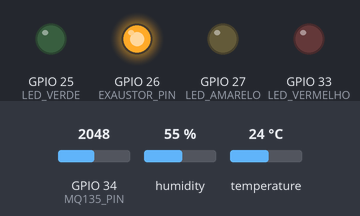
The sketch below on a simulated ESP32-S3. Parts: output pins drawn as LEDs (lit = HIGH). The inputs (shaded band) are chosen by the test bench; at power-on: GPIO 34 (MQ135_PIN) = 2048, humidity 55 %, temperature 24 °C (analog values on the 0–4095 scale). WiFi joins after 1.5 s; servers stay silent unless stated; uploads are accepted with an empty reply; what the sketch prints to the serial monitor is not drawn.

Above: at 3.7 s.
3.8 s: GPIO 34 (MQ135_PIN) set to 2763
12.5 s: GPIO 34 (MQ135_PIN) set to 2840
At 20.6 s:
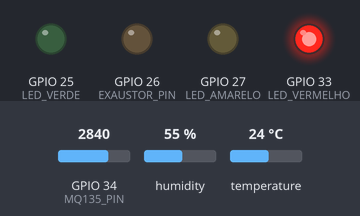
21.5 s: GPIO 34 (MQ135_PIN) set to 2760
At 30.6 s:
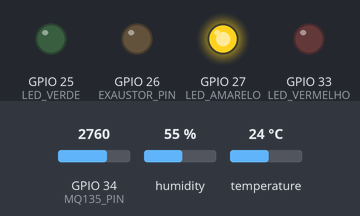
31.5 s: GPIO 34 (MQ135_PIN) set to 2866
At 40.6 s:
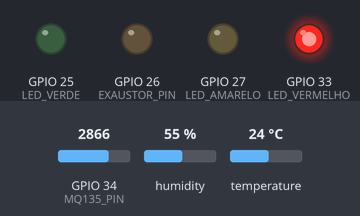
Timing chart, 0 to 42.1 s (numbered marks = the images above; inputs shaded):
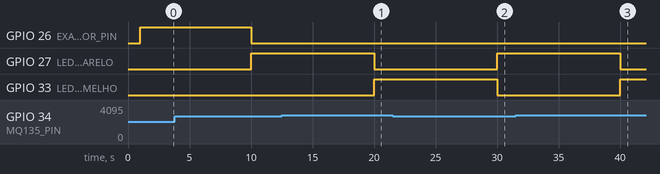

The sketch:

ecofluxo_esp32.ino
```cpp
/*
  ==========================================================
  PROJETO ECOFLUXO - Monitoramento de Gases de Chaminé
  ESP32 (Dev Module) + DHT11 + MQ-135 + LEDs + Exaustor 12V
  ==========================================================
  OBS: o projeto foi migrado do ESP32-S3 para um ESP32 "normal"
  (Dev Module / WROOM-32) depois que o pino 5V da placa S3 se
  mostrou danificado durante os testes (parava de alimentar
  módulos externos, embora o resto da placa funcionasse). No
  ESP32 normal, sensor e relé foram validados e funcionam.

  Envia leituras via HTTP POST (JSON) para um servidor
  Node.js/Express, que grava no MongoDB Atlas.

  O exaustor (ventoinha 12V, acionada por um módulo relé) liga
  automaticamente a partir do nível de ATENÇÃO (amarelo) e
  permanece ligado também no nível CRÍTICO (vermelho).

  ------------------------------------------------------------
  ACIONAMENTO DA VENTOINHA: módulo relé (lógica invertida)
  ------------------------------------------------------------
  Chegamos a testar um módulo L298N como alternativa (o relé
  tinha apresentado falhas no bloco de contatos de potência em
  testes anteriores), mas no teste físico final o relé voltou a
  funcionar normalmente acionando a ventoinha de 12V — só que com
  o sinal de controle INVERTIDO (o contato usado fecha com LOW e
  abre com HIGH, o oposto do "natural"). Por isso o projeto ficou
  com o relé, e a inversão foi resolvida em software (ver
  atualizarExaustor() mais abaixo), sem precisar mexer na fiação.

    VCC do relé -> 5V/VIN do ESP32
    GND do relé -> GND comum (junto com o preto da fonte ATX e o
                   GND do ESP32)
    IN1         -> GPIO26
    COM         -> fio amarelo (+12V) da fonte ATX ALL-550 TPW
    NA/NF       -> positivo da ventoinha (o contato validado no
                   teste físico)
    GND da fonte ATX e da ventoinha -> GND comum
  ------------------------------------------------------------

  ------------------------------------------------------------
  SENSOR DE GÁS: módulo "Flying Fish" com sensor MQ-135
  ------------------------------------------------------------
  Pinagem impressa na placa (da esquerda p/ direita): A0 D0 GND VCC

    VCC -> 3V3 do ESP32 (NÃO o pino 5V/VIN!)
    GND -> GND comum do ESP32
    D0  -> não utilizado neste projeto (saída digital com limiar
           fixo por um trimpot; não precisa calibrar, pois não
           está em uso)
    A0  -> ligado DIRETO no GPIO34, sem divisor de tensão

  Por que GPIO34: nesse ESP32 os pinos 34-39 são só de entrada,
  ideais para leitura analógica e sem conflito com o WiFi.

  Por que sem divisor: alimentando o VCC do sensor com 3,3V (em vez
  dos 5V "de manual"), a saída do A0 nunca ultrapassa 3,3V — que é
  o limite seguro do ADC do ESP32 — então dá pra ligar direto.
  A troca é que o aquecedor interno esquenta um pouco menos que
  com 5V, reduzindo a sensibilidade — mas como o projeto usa
  limiares calibrados na prática (e não ppm calibrado), isso não
  compromete o funcionamento.

  Os limites de GAS_LIMITE_ATENCAO/CRITICO abaixo são valores
  iniciais — recalibre observando o Serial Monitor com o sensor
  já aquecido (alguns minutos ligado) em ambiente normal.
  ------------------------------------------------------------

  OBS: o botão de emergência (GPIO4) foi retirado por enquanto pra
  isolar um problema de brownout (reset por queda de tensão) que
  apareceu depois de ligá-lo. Assim que o brownout for resolvido
  (movendo o VCC do relé para a fonte ATX em vez do 5V do ESP32),
  o botão pode voltar.
*/

#include <WiFi.h>
#include <WiFiClientSecure.h>
#include <HTTPClient.h>
#include <ArduinoJson.h>
#include <DHT.h>

// ---------------- CONFIGURAÇÃO WIFI ----------------
const char* WIFI_SSID     = "NOME_DA_SUA_REDE";
const char* WIFI_PASSWORD = "SENHA_DA_SUA_REDE";

// ---------------- CONFIGURAÇÃO DO SERVIDOR ----------------
// Backend hospedado no Render (HTTPS). Se algum dia for testar contra
// um servidor local na mesma rede, troque para http://IP_DO_PC:3000/api/dados
// (nesse caso o WiFiClientSecure/setInsecure() em enviarParaServidor()
// deixa de ser necessário, mas não atrapalha usar http.begin comum também).
const char* SERVER_URL = "https://ecofluxo.onrender.com/api/dados";

// ---------------- PINOS ----------------
#define DHTPIN      5     // Sensor DHT11
#define DHTTYPE     DHT11
#define MQ135_PIN   34    // Ligado direto no A0 do sensor (VCC do sensor em 3V3, ver nota acima)

#define LED_VERDE     25
#define LED_AMARELO   27
#define LED_VERMELHO  33

#define EXAUSTOR_PIN 26   // IN1 do módulo relé, que aciona a ventoinha 12V (lógica invertida)

// ---------------- LIMITES (ajustar após calibração) ----------------
// MQ-135: leitura bruta do ADC (0-4095, resolução 12 bits)
#define GAS_LIMITE_ATENCAO   1500   // acima disso = amarelo
#define GAS_LIMITE_CRITICO   2800   // acima disso = vermelho

#define TEMP_LIMITE_ATENCAO  40.0   // °C
#define TEMP_LIMITE_CRITICO  55.0   // °C

// Intervalo entre envios (ms)
const unsigned long INTERVALO_ENVIO = 10000; // 10 segundos

// ---------------- MÉDIA MÓVEL DO SENSOR DE GÁS ----------------
// Em vez de decidir o status com uma única leitura (que pode variar por
// ruído), guardamos as últimas N leituras e usamos a média. Isso evita
// que o status "pisque" entre níveis (ex: normal -> atencao -> normal)
// por causa de um pico isolado no ADC.
#define TAMANHO_MEDIA_MOVEL 8
int bufferGas[TAMANHO_MEDIA_MOVEL];
int indiceBufferGas = 0;
bool bufferGasCheio = false;

DHT dht(DHTPIN, DHTTYPE);
unsigned long ultimoEnvio = 0;

void setup() {
  Serial.begin(115200);
  delay(1000);

  pinMode(LED_VERDE, OUTPUT);
  pinMode(LED_AMARELO, OUTPUT);
  pinMode(LED_VERMELHO, OUTPUT);

  pinMode(EXAUSTOR_PIN, OUTPUT);
  digitalWrite(EXAUSTOR_PIN, HIGH); // exaustor começa desligado (lógica invertida, ver nota abaixo)

  dht.begin();
  analogReadResolution(12); // 0-4095

  // Pré-preenche o buffer da média móvel com a primeira leitura real,
  // pra não começar com zeros e distorcer a média nos primeiros ciclos.
  int leituraInicial = analogRead(MQ135_PIN);
  for (int i = 0; i < TAMANHO_MEDIA_MOVEL; i++) {
    bufferGas[i] = leituraInicial;
  }

  conectarWiFi();
}

void loop() {
  if (millis() - ultimoEnvio >= INTERVALO_ENVIO) {
    ultimoEnvio = millis();
    lerEEnviar();
  }
}

// Conecta ao WiFi. Retorna true se conseguiu, false se não (sem travar
// o ESP32 pra sempre nem reiniciar a placa).
bool conectarWiFi() {
  Serial.print("Conectando ao WiFi");
  WiFi.mode(WIFI_STA);
  WiFi.begin(WIFI_SSID, WIFI_PASSWORD);

  int tentativas = 0;
  while (WiFi.status() != WL_CONNECTED && tentativas < 30) {
    delay(500);
    Serial.print(".");
    tentativas++;
  }

  if (WiFi.status() == WL_CONNECTED) {
    Serial.println("\nWiFi conectado!");
    Serial.print("IP do ESP32: ");
    Serial.println(WiFi.localIP());
    return true;
  } else {
    Serial.println("\nNão foi possível conectar ao WiFi agora. Vou continuar");
    Serial.println("lendo os sensores e tentar reconectar sozinho no próximo ciclo.");
    return false;
  }
}

// Adiciona uma leitura ao buffer circular e retorna a média das últimas
// TAMANHO_MEDIA_MOVEL leituras (suaviza ruído do MQ-135).
int atualizarMediaMovelGas(int novaLeitura) {
  bufferGas[indiceBufferGas] = novaLeitura;
  indiceBufferGas = (indiceBufferGas + 1) % TAMANHO_MEDIA_MOVEL;
  if (indiceBufferGas == 0) bufferGasCheio = true;

  long soma = 0;
  int quantidade = bufferGasCheio ? TAMANHO_MEDIA_MOVEL : indiceBufferGas;
  for (int i = 0; i < quantidade; i++) {
    soma += bufferGas[i];
  }
  return soma / quantidade;
}

void lerEEnviar() {
  float temperatura = dht.readTemperature();
  float umidade = dht.readHumidity();
  int gasBruto = analogRead(MQ135_PIN);
  int gasLeitura = atualizarMediaMovelGas(gasBruto); // já suavizado

  if (isnan(temperatura) || isnan(umidade)) {
    Serial.println("Erro ao ler o DHT11!");
    temperatura = -1;
    umidade = -1;
  }

  // Define o status geral com base nos limites (usando a média móvel do gás)
  String status = definirStatus(temperatura, gasLeitura);
  atualizarLEDs(status);
  atualizarExaustor(status);

  Serial.println("---------------------------------");
  Serial.printf("Temperatura: %.1f C\n", temperatura);
  Serial.printf("Umidade: %.1f %%\n", umidade);
  Serial.printf("Gas bruto: %d   |   Gas (media movel): %d\n", gasBruto, gasLeitura);
  Serial.printf("Status: %s\n", status.c_str());
  Serial.printf("Exaustor: %s\n", (status == "atencao" || status == "critico") ? "LIGADO" : "desligado");

  enviarParaServidor(temperatura, umidade, gasLeitura, status);
}

String definirStatus(float temperatura, int gas) {
  if (temperatura >= TEMP_LIMITE_CRITICO || gas >= GAS_LIMITE_CRITICO) {
    return "critico";
  } else if (temperatura >= TEMP_LIMITE_ATENCAO || gas >= GAS_LIMITE_ATENCAO) {
    return "atencao";
  } else {
    return "normal";
  }
}

void atualizarLEDs(String status) {
  digitalWrite(LED_VERDE, LOW);
  digitalWrite(LED_AMARELO, LOW);
  digitalWrite(LED_VERMELHO, LOW);

  if (status == "normal") {
    digitalWrite(LED_VERDE, HIGH);
  } else if (status == "atencao") {
    digitalWrite(LED_AMARELO, HIGH);
  } else if (status == "critico") {
    digitalWrite(LED_VERMELHO, HIGH);
  }
}

// Liga o exaustor a partir do nível de ATENÇÃO (amarelo) e mantém ligado no
// CRÍTICO (vermelho). Desliga apenas quando o status volta a NORMAL.
//
// OBS: lógica INVERTIDA no pino físico (LOW = ligado, HIGH = desligado).
// O acionamento usado (contato NF do relé) fecha o circuito quando o pino
// está em LOW e abre quando está em HIGH — o oposto do que seria "natural".
// O significado de "exaustor ligado" no JSON/dashboard continua normal
// (true = ligado); só a escrita no pino físico é que é ao contrário.
void atualizarExaustor(String status) {
  if (status == "atencao" || status == "critico") {
    digitalWrite(EXAUSTOR_PIN, LOW);  // LOW = ligado (lógica invertida)
  } else {
    digitalWrite(EXAUSTOR_PIN, HIGH); // HIGH = desligado (lógica invertida)
  }
}

void enviarParaServidor(float temperatura, float umidade, int gas, String status) {
  if (WiFi.status() != WL_CONNECTED) {
    Serial.println("WiFi desconectado. Tentando reconectar (sem reiniciar a placa)...");
    bool reconectou = conectarWiFi();
    if (!reconectou) {
      Serial.println("Ainda sem WiFi. Essa leitura não foi enviada, mas os");
      Serial.println("sensores, LEDs e exaustor continuam funcionando normalmente.");
      return;
    }
  }

  WiFiClientSecure clienteSeguro;
  // O Render usa um certificado público válido, mas o ESP32 não carrega
  // uma lista de autoridades certificadoras por padrão. setInsecure()
  // pula a verificação da cadeia do certificado (aceitável aqui: o risco
  // real é baixo para um protótipo escolar enviando leituras de sensor,
  // e o volume de dados não é sensível).
  clienteSeguro.setInsecure();

  HTTPClient http;
  http.begin(clienteSeguro, SERVER_URL);
  http.addHeader("Content-Type", "application/json");

  StaticJsonDocument<256> doc;
  doc["temperatura"] = temperatura;
  doc["umidade"] = umidade;
  doc["gas"] = gas;
  doc["status"] = status;
  doc["exaustor"] = (status == "atencao" || status == "critico");

  String corpoJson;
  serializeJson(doc, corpoJson);

  int codigoResposta = http.POST(corpoJson);

  if (codigoResposta > 0) {
    Serial.printf("Dados enviados! Código HTTP: %d\n", codigoResposta);
  } else {
    Serial.printf("Erro ao enviar dados: %s\n", http.errorToString(codigoResposta).c_str());
  }

  http.end();
}
```

Measured:
- the behaviour switches between 2799 and 2800 on GPIO 34 (MQ135_PIN) (found by bisection; images 0 and 1)
- after the input at 12.5 s, GPIO 27 (LED_AMARELO): HIGH → LOW after 7.5 s; GPIO 33 (LED_VERMELHO): LOW → HIGH after 7.5 s
- after the input at 21.5 s, GPIO 27 (LED_AMARELO): LOW → HIGH after 8.5 s; GPIO 33 (LED_VERMELHO): HIGH → LOW after 8.5 s
- after the input at 31.5 s, GPIO 27 (LED_AMARELO): HIGH → LOW after 8.5 s; GPIO 33 (LED_VERMELHO): LOW → HIGH after 8.5 s
